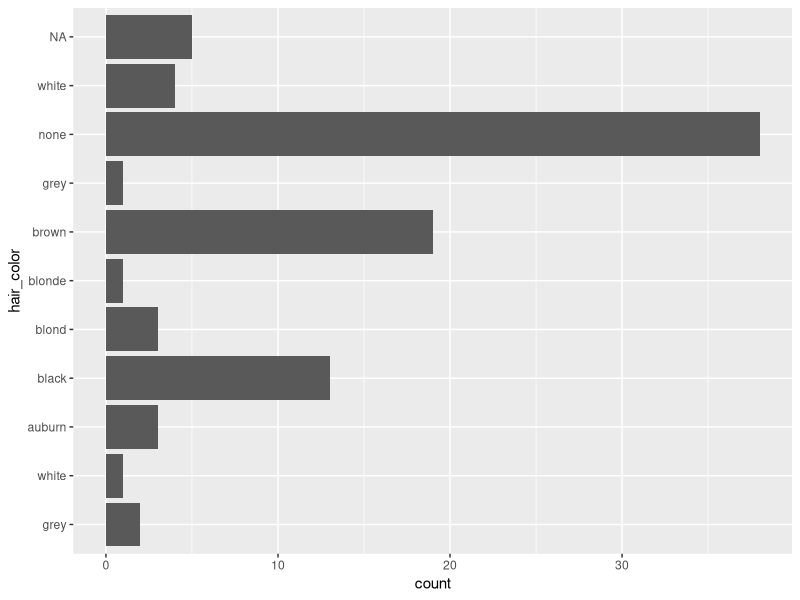
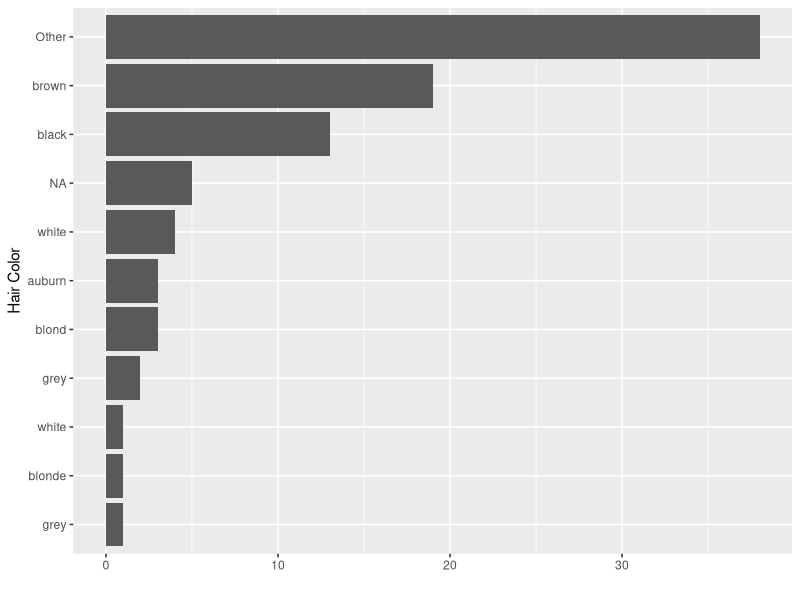
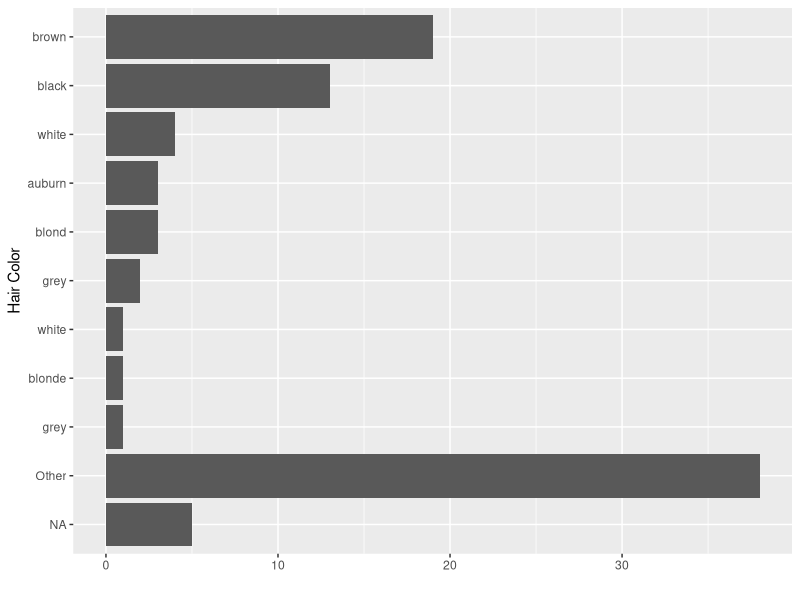
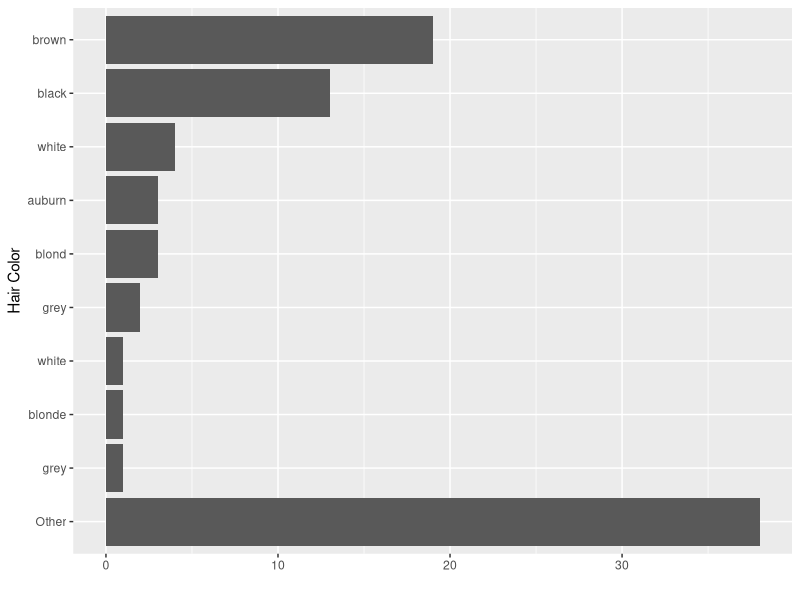
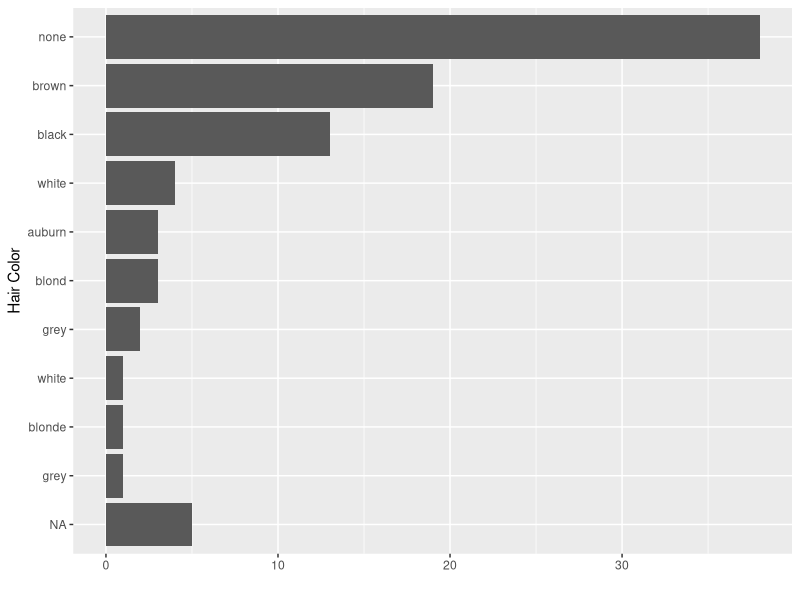

Write R code to recreate these figures, in order.
## ---- chunk 1
library(tidyverse)
## ---- chunk 2
starwars %>%
  separate_rows(hair_color, sep = ",") %>%
  ggplot() +
  geom_bar(aes(hair_color)) +
  coord_flip()

starwars %>%
  separate_rows(hair_color, sep = ",") %>%
  ggplot() +
  geom_bar(aes(fct_rev(fct_infreq(
    fct_explicit_na(fct_other(hair_color, drop = c("none", "unknown")), na_level = "NA")
  )))) +
  coord_flip() +
  labs(y = "", x = "Hair Color")

# geom_bar(aes(fct_rev(fct_infreq(hair_color)))) +
# fct_explicit_na(hair_color, na_level = "NA")

starwars %>%
  separate_rows(hair_color, sep = ",") %>%
  ggplot() +
  geom_bar(aes(fct_rev(
    fct_explicit_na(fct_other(
      fct_infreq(hair_color), drop = c("none", "unknown")
    ), na_level = "NA")
  ))) +
  coord_flip() +
  labs(y = "", x = "Hair Color")

starwars %>%
  separate_rows(hair_color, sep = ",") %>%
  drop_na(hair_color) %>% 
  ggplot() +
  geom_bar(aes(fct_rev(
    fct_explicit_na(fct_other(
      fct_infreq(hair_color), drop = c("none", "unknown")
    ), na_level = "NA")
  ))) +
  coord_flip() +
  labs(y = "", x = "Hair Color")

starwars %>%
  separate_rows(hair_color, sep = ",") %>%
  ggplot() +
  geom_bar(aes(fct_rev(
    fct_explicit_na(
      fct_infreq(hair_color)
    , na_level = "NA")
  ))) +
  coord_flip() +
  labs(y = "", x = "Hair Color")

